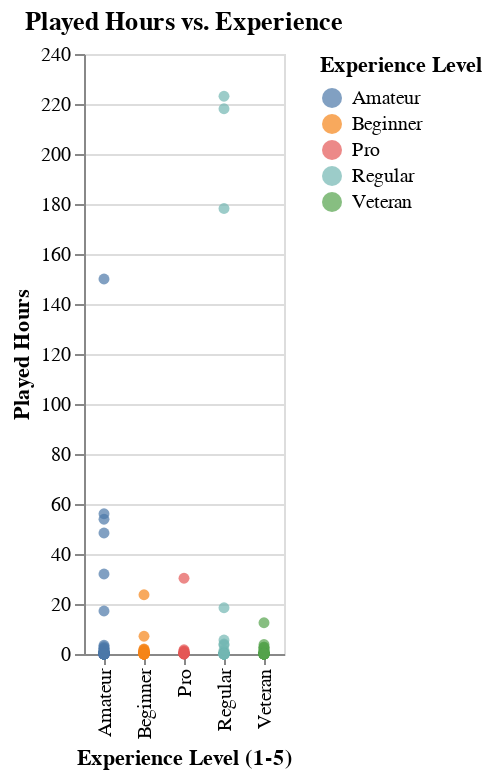

Notebook cell for this chart:
### Markdown cell above
## figure cap

### Code cell
# exploratory data visualization - SCATTER PLOT

exploratory_plot = alt.Chart(players_wrangled, title="Played Hours vs. Experience").mark_circle().encode(
    x = alt.X("experience").title("Experience Level (1-5)"), 
    y = alt.Y("played_hours").title("Played Hours"), 
    color = alt.Color("experience:N").title("Experience Level"), 
)

exploratory_plot

### Figure 1 — Vega-Lite specification as saved in the notebook (floating-point values rounded to 4 significant figures; data arrays with more than 128 entries replaced by an {"elided": "..."} marker saying what was removed)
{"config": {"view": {"continuousWidth": 300, "continuousHeight": 300}}, "data": {"name": "data-6540b2797cabc2cb887f90cf4109d28b"}, "mark": {"type": "circle"}, "encoding": {"color": {"field": "experience", "title": "Experience Level", "type": "nominal"}, "x": {"field": "experience", "title": "Experience Level (1-5)", "type": "nominal"}, "y": {"field": "played_hours", "title": "Played Hours", "type": "quantitative"}}, "title": "Played Hours vs. Experience", "$schema": "https://vega.github.io/schema/vega-lite/v5.20.1.json", "datasets": {"data-6540b2797cabc2cb887f90cf4109d28b": {"elided": "196 records"}}}
